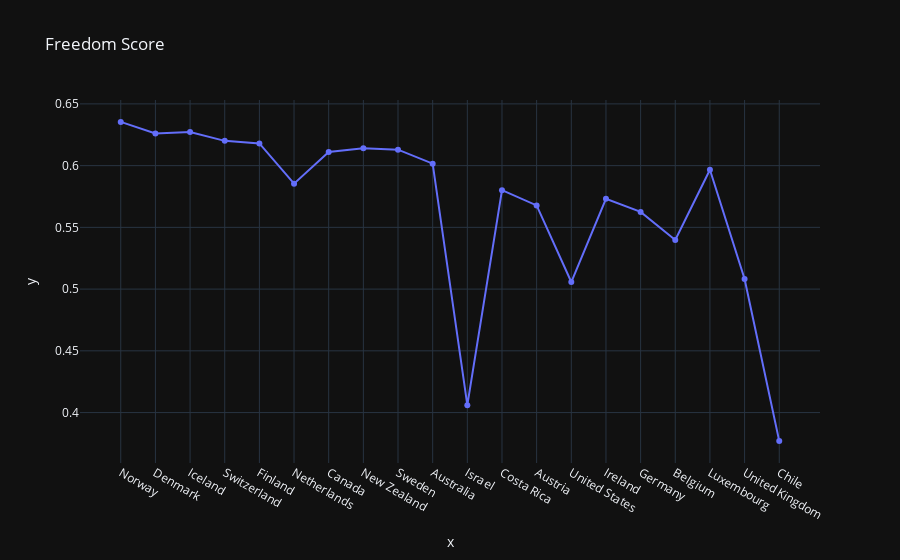

Notebook code for this chart:
### Code cell
fig = px.line(
    x = df['Country'][:20], 
    y = df['freedom'][:20],
    title = 'Freedom Score',
    template = 'plotly_dark',
    markers = True
)

fig.show()

### Figure 1 — Plotly figure (JSON) as saved in the notebook; plotly's stock layout.template omitted (floating-point values rounded to 4 significant figures)
{"data": [{"hovertemplate": "x=%{x}<br>y=%{y}<extra></extra>", "legendgroup": "", "line": {"color": "#636efa", "dash": "solid"}, "marker": {"symbol": "circle"}, "mode": "lines+markers", "name": "", "orientation": "v", "showlegend": false, "type": "scatter", "x": ["Norway", "Denmark", "Iceland", "Switzerland", "Finland", "Netherlands", "Canada", "New Zealand", "Sweden", "Australia", "Israel", "Costa Rica", "Austria", "United States", "Ireland", "Germany", "Belgium", "Luxembourg", "United Kingdom", "Chile"], "xaxis": "x", "y": [0.6354, 0.626, 0.6272, 0.6201, 0.618, 0.5854, 0.6111, 0.6141, 0.6129, 0.6016, 0.406, 0.5801, 0.5678, 0.5057, 0.5731, 0.5625, 0.5398, 0.5966, 0.5082, 0.3769], "yaxis": "y"}], "layout": {"legend": {"tracegroupgap": 0}, "title": {"text": "Freedom Score"}, "xaxis": {"anchor": "y", "domain": [0, 1], "title": {"text": "x"}}, "yaxis": {"anchor": "x", "domain": [0, 1], "title": {"text": "y"}}}}
